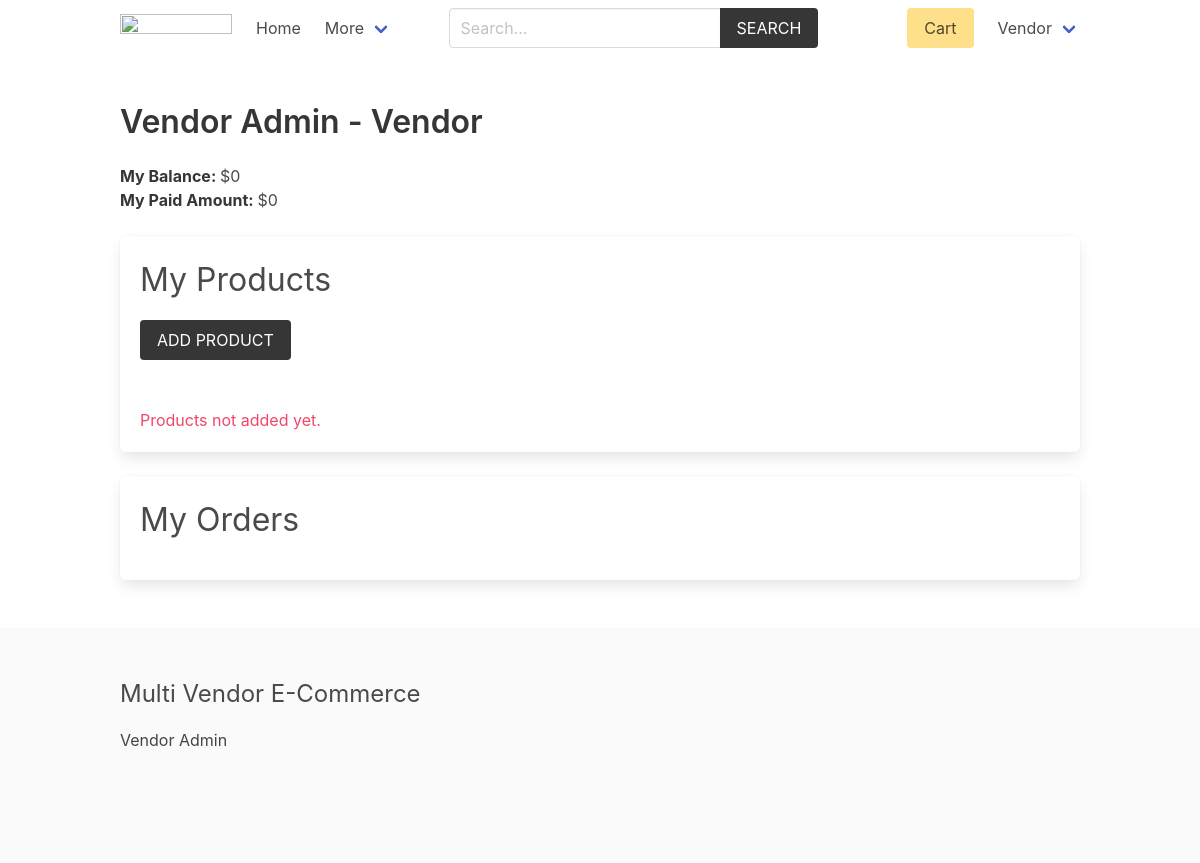
/vendor/vendor-admin/ (signed in), run on an earlier commit of the app's database.
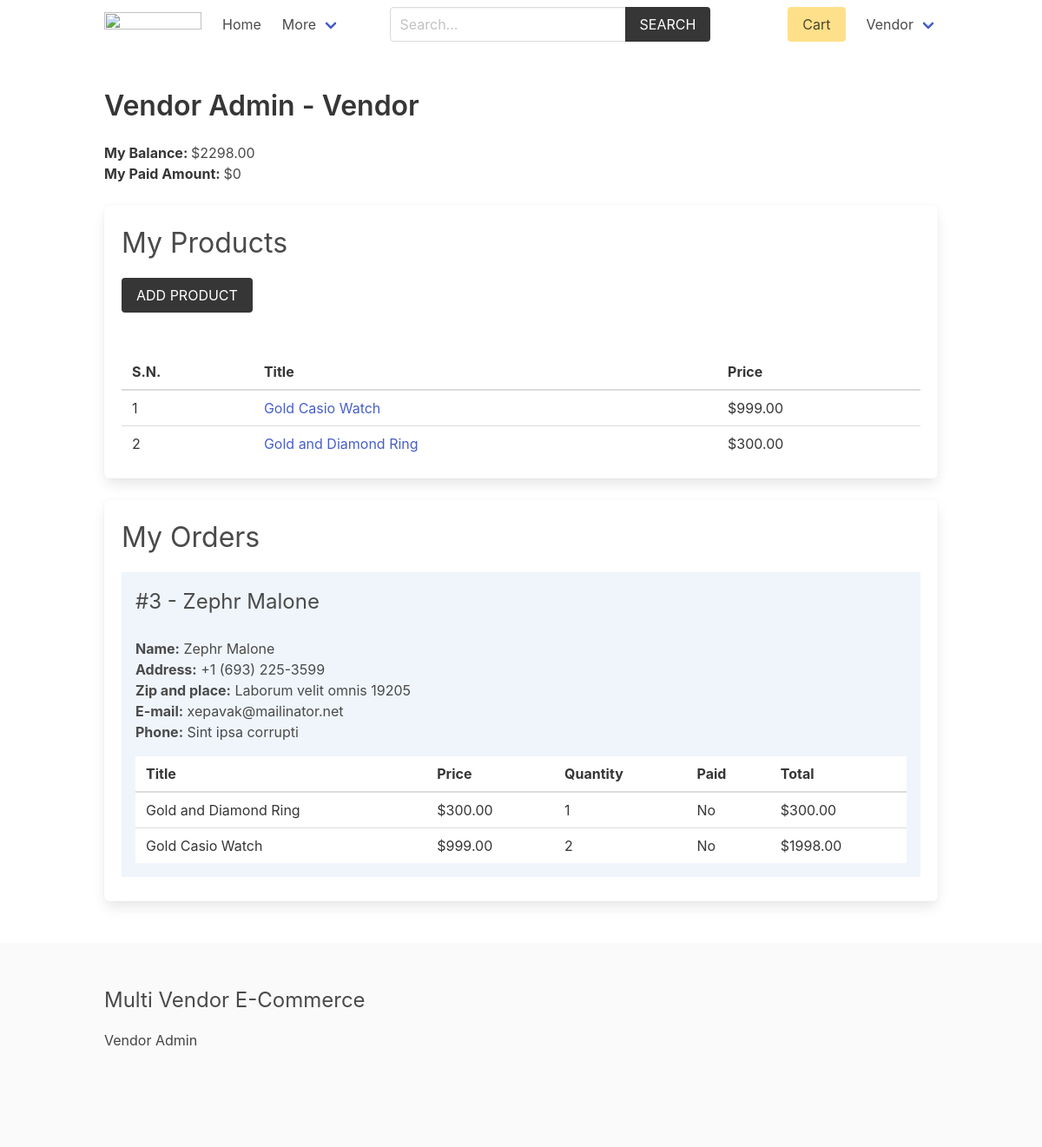
And on a later commit of the database.
### vendor/models.py (models this page shows, shortened)
class Vendor(models.Model):
    name = models.CharField(max_length=255)
    created_at = models.DateTimeField(auto_now_add=True)
    created_by = models.OneToOneField(User, related_name='vendor', on_delete=models.CASCADE)
    class Meta:
        ordering = ['name']
    def get_balance(self):
        items = self.items.filter(vendor_paid=False, order__vendors__in=[self.id])
        return sum((item.product.price * item.quantity) for item in items)
    def get_paid_amount(self):
        items = self.items.filter(vendor_paid=True, order__vendors__in=[self.id])
        return sum((item.product.price * item.quantity) for item in items)

### order/models.py (models this page shows, shortened)
class OrderItem(models.Model):
    order = models.ForeignKey(Order, related_name="items", on_delete=models.CASCADE)
    product = models.ForeignKey(Product, related_name="items", on_delete=models.CASCADE)
    vendor = models.ForeignKey(Vendor, related_name="items", on_delete=models.CASCADE)
    vendor_paid = models.BooleanField(default=False)
    price = models.DecimalField(max_digits=8, decimal_places=2)
    quantity = models.IntegerField(default=1)
    def get_total_price(self):
        return self.price * self.quantity

class Order(models.Model):
    first_name = models.CharField(max_length=100)
    last_name = models.CharField(max_length=100)
    email = models.CharField(max_length=100)
    address = models.CharField(max_length=100)
    zipcode = models.CharField(max_length=100)
    place = models.CharField(max_length=100)
    phone = models.CharField(max_length=100)
    created_at = models.DateTimeField(auto_now_add=True)
    paid_amount = models.DecimalField(max_digits=8, decimal_places=2)
    vendors = models.ManyToManyField(Vendor, related_name="orders")
    class Meta:
        ordering = ['-created_at']

### product/models.py (models this page shows, shortened)
class Product(models.Model):
    category = models.ForeignKey(Category, related_name='products', on_delete=models.CASCADE)
    vendor = models.ForeignKey(Vendor, related_name="products", on_delete=models.CASCADE)
    title = models.CharField(max_length=50)
    slug = models.SlugField(max_length=55)
    description = models.TextField(blank=True, null=True)
    price = models.DecimalField(max_digits=6, decimal_places=2)
    added_date = models.DateTimeField(auto_now_add=True)
    image = models.ImageField(upload_to='uploads/', blank=True, null=True)
    thumbnail = models.ImageField(upload_to='uploads/', blank=True, null=True) # Change uploads to thumbnails
    class Meta:
        ordering = ['-added_date']

### vendor/views.py (the view)
# urls.py: path('vendor-admin/', views.vendor_admin, name="vendor-admin"),
@login_required
def vendor_admin(request):
    vendor = request.user.vendor
    products = vendor.products.all()
    orders = vendor.orders.all()
    for order in orders:
        order.vendor_amount = 0
        order.vendor_paid_amount = 0
        order.fully_paid = True
        for item in order.items.all():
            if item.vendor == request.user.vendor:
                if item.vendor_paid:
                    order.vendor_paid_amount += item.get_total_price()
                else:
                    order.vendor_amount += item.get_total_price()
                    order.fully_paid = False
    return render(request, 'vendor/vendor_admin.html', {'vendor': vendor, 'products': products, 'orders': orders})

### templates/vendor/vendor_admin.html (shortened to what this page needs)
{% extends 'core/base.html' %}
{% block content %}
    <h1 class="title">Vendor Admin - <span class="is-capitalized">{{vendor.name}}</span></h1>
    <div class="mb-5">
        <strong>My Balance: </strong> ${{vendor.get_balance}} <br>
        <strong>My Paid Amount: </strong> ${{vendor.get_paid_amount}}
    </div>
    <div class="box">
        <h2 class="is-size-3 mb-4">My Products</h2>
        <a href="{% url 'vendor:add-product' %}" class="button is-dark is-uppercase mb-6">Add Product</a>
        {% if products %}
            <table class="table is-fullwidth">
                <thead>
                    <tr>
                        <th>S.N.</th>
                        <th>Title</th>
                        <th>Price</th>
                    </tr>
                </thead>
                <tbody>
                    {% for product in products %}
                        <tr>
                            <td>{{ forloop.counter }}</td>
                            <td><a href="{% url 'product:product' product.category.slug product.slug %}">{{ product.title }}</a></td>
                            <td>${{ product.price }}</td>
                        </tr>
                    {% endfor %}
                </tbody>
            </table>
        {% else %}
            <p class="has-text-danger">Products not added yet.</p>
        {% endif %}
    </div>
    <div class="box">
        <h2 class="is-size-3 mb-4">My Orders</h2>
        {% if orders %}
            {% for order in orders %}
                <div class="{% if order.fully_paid %}has-background-success-light{% else %}has-background-info-light{% endif %} mb-2 p-4">
                    <div class="columns is-multiline">
                        <div class="column is-6">
                            <h3 class="is-size-4">#{{ order.id }} - {{ order.first_name }} {{ order.last_name }}</h3>
                        </div>
                        <div class="column is-12">
                            <b>Name:</b> {{ order.first_name }} {{ order.last_name }}<br>
                            <b>Address:</b> {{ order.address }}<br>
                            <b>Zip and place:</b> {{ order.zipcode }} {{ order.place }}<br>
                            <b>E-mail:</b> {{ order.email }}<br>
                            <b>Phone:</b> {{ order.phone }}
                            <table class="table is-fullwidth mt-4">
                                <thead>
                                    <tr>
                                        <th>Title</th>
                                        <th>Price</th>
                                        <th>Quantity</th>
                                        <th>Paid</th>
                                        <th>Total</th>
                                    </tr>
                                </thead>
                                <tbody>
                                    {% for item in order.items.all %}
                                        {% if item.vendor == request.user.vendor %}
                                            <tr>
                                                <td>{{ item.product.title }}</td>
                                                <td>${{ item.product.price }}</td>
                                                <td>{{ item.quantity }}</td>
                                                <td>{{ item.vendor_paid|yesno:"Yes,No" }}</td>
                                                <td>${{ item.get_total_price }}</td>
                                            </tr>
                                        {% endif %}
                                    {% endfor %}
                                </tbody>
                            </table>
                        </div>
                    </div>
                </div>
            {% endfor %}
        {% endif %}
    </div>
{% endblock content %}

### templates/core/base.html (shortened to what this page needs)
{% load static %}
<!DOCTYPE html>
<html lang="en">
<head>
    <link rel="stylesheet" href="https://cdn.jsdelivr.net/npm/bulma@0.9.2/css/bulma.min.css">
    <link rel="stylesheet" href="{% static 'css/main.css' %}">
</head>
<body>
    <div class="container">
        <nav class="navbar" role="navigation" aria-label="main navigation">
            <div class="navbar-brand">
                <a class="navbar-item" href="{% url 'core:home' %}">
                <img src="https://bulma.io/images/bulma-logo.png" width="112" height="28">
                </a>
            </div>
            <div id="navbarBasicExample" class="navbar-menu">
                <div class="navbar-start">
                <a class="navbar-item" href="{% url 'core:home' %}">
                    Home
                </a>
                <div class="navbar-item has-dropdown is-hoverable">
                    <a class="navbar-link">
                    More
                    </a>
                </div>
                </div>
                <div class="navbar-start">
                    <div class="navbar-item">
                        <form method="get" action="{% url 'product:search' %}">
                            <div class="field has-addons">
                                <div class="control">
                                    <input type="search" name="query" id="" class="input" placeholder="Search...">
                                </div>
                                <div class="control">
                                    <button class="button is-dark is-uppercase">Search</button>
                                </div>
                            </div>
                        </form>
                    </div>
                </div>
                <div class="navbar-end">
                <div class="navbar-item">
                    <a href="{% url 'cart:cart' %}" class="button is-warning">Cart {% if cart %}({{cart|length}}){% endif %}</a>
                </div>
                {% if request.user.is_authenticated %}
                <div class="navbar-item has-dropdown is-hoverable">
                    <a class="navbar-link is-capitalized">
                    {{user.vendor.name}}
                    </a>
                </div>
                {% endif %}
                </div>
            </div>
            </nav>
    </div>
    <section class="section">
        <div class="container">
            {% block content %}{% endblock content %}
        </div>
    </section>
    <footer class="footer">
        <div class="container">
            <h3 class="is-size-4 mb-4">Multi Vendor E-Commerce</h3>
            {% if request.user.is_authenticated %}
                <a href="{% url 'vendor:vendor-admin' %}">Vendor Admin</a>
            {% else %}
                <a href="{% url 'vendor:become-vendor' %}">Become a Vendor</a>
            {% endif %}
        </div>
    </footer>
</body>
</html>

### core/static/css/main.css (style rules this page uses)
.footer a { margin-bottom: 15px; display: inline-block; color: #444; }

What changed in the data, as far as the page shows it:
computed for Vendor "Vendor": get_balance "0" → "2298.00"
added Product: title "Gold Casio Watch", price "999.00"
added Product: title "Gold and Diamond Ring", price "300.00"
added Order: id "3", first_name "Zephr", last_name "Malone", address "+1 (693) 225-3599", zipcode "Laborum velit omnis", place "19205", email "xepavak@mailinator.net", phone "Sint ipsa corrupti"
added OrderItem: product "Gold and Diamond Ring", product.price "300.00", quantity "1", vendor_paid "No", get_total_price "300.00"
added OrderItem: product "Gold Casio Watch", product.price "999.00", quantity "2", vendor_paid "No", get_total_price "1998.00"
Also different on the page:
text no longer shown: "Products not added yet."
text now shown: "S.N. Title Price"
